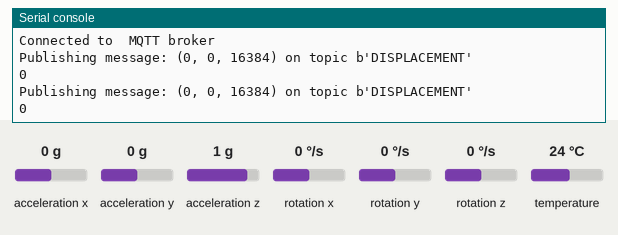
This program was run on a simulated ESP32 board running MicroPython. Parts: the last lines printed to the serial console. The test bench sets the inputs (shaded band); at power-on: acceleration x 0 g, acceleration y 0 g, acceleration z 1 g, rotation x 0 °/s, rotation y 0 °/s, rotation z 0 °/s, temperature 24 °C. WiFi joins after 1.5 s; no MQTT or app messages arrive unless stated; the clock reads 2024-03-15 10:24:30 at power-on unless the program sets it.

Above: at 2.8 s.
2.9 s: acceleration x set to -1.4 g
At 4.2 s:
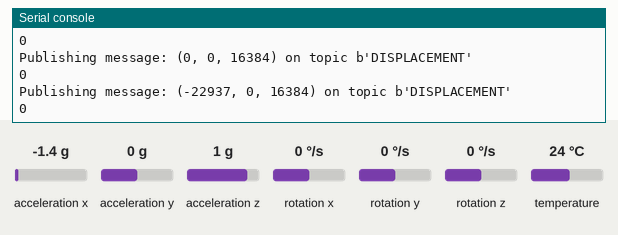
4.4 s: acceleration y set to -1.4 g
At 5.5 s:
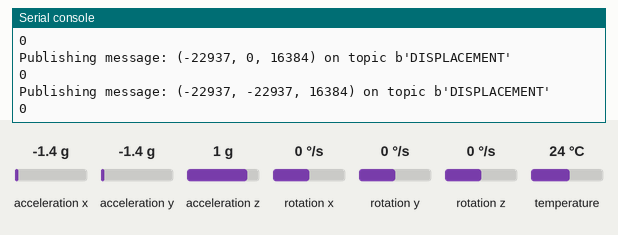
5.9 s: acceleration z set to -1.4 g
At 7.5 s:
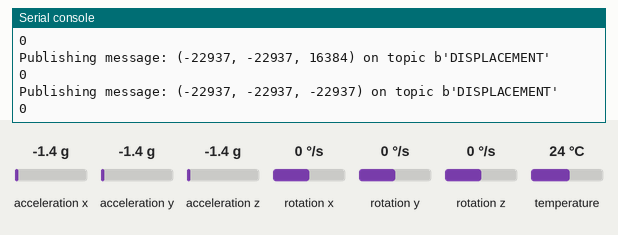

Measured:
- after the input at 2.9 s, the serial console: prints a new line after 0.77 s (image 1)
- after the input at 4.4 s, the serial console: prints a new line after 0.28 s (image 2)
- after the input at 5.9 s, the serial console: prints a new line after 0.79 s (image 3)

The program:

main.py
```python
from machine import I2C
from machine import Pin
from machine import sleep

import time


# MPU6050
import mpu6050
i2c = I2C(scl=Pin(22), sda=Pin(21))     #initializing the I2C method for ESP32
mpu= mpu6050.accel(i2c)

def connect():
  print('Connecting to MQTT Broker...')
  global client_id, mqtt_server
  client = MQTTClient(client_id, mqtt_server, keepalive=60)
  client.connect()
  print('Connected to %s MQTT broker' % (mqtt_server))
  return client

def restart_and_reconnect():
  print('Failed to connect to MQTT broker. Reconnecting...')
  time.sleep(10)
  machine.reset()

try:
  client = connect()
except OSError as e:
  restart_and_reconnect()

while True:
  try:
      start_time = time.time()
      AcX, AcY, AcZ = mpu.get_values()['AcX'], mpu.get_values()['AcY'], mpu.get_values()['AcZ']

      msg = str((AcX, AcY, AcZ))
      #msg = str(mpu.get_values())
      client.publish(b'DISPLACEMENT', msg)
      print('Publishing message: %s on topic %s' % (msg, topic_pub))
      end_time = time.time()
      delta_time = end_time - start_time
      print(delta_time)
      time.sleep(1-delta_time//1000)
  except OSError as e:
    restart_and_reconnect()
```

boot.py
```python
from machine import Pin
import time
from umqttsimple import MQTTClient
import ubinascii
import machine
import micropython
import network
import esp
esp.osdebug(None)
import gc
gc.collect()

ssid = ''
password = ''
mqtt_server = ''  #Replace with your MQTT Broker IP

client_id = ubinascii.hexlify(machine.unique_id())
topic_pub = b'DISPLACEMENT'

station = network.WLAN(network.STA_IF)
station.active(True)
station.connect(ssid, password)

while station.isconnected() == False:
  pass

print('Connection successful')
print(station.ifconfig())
```
